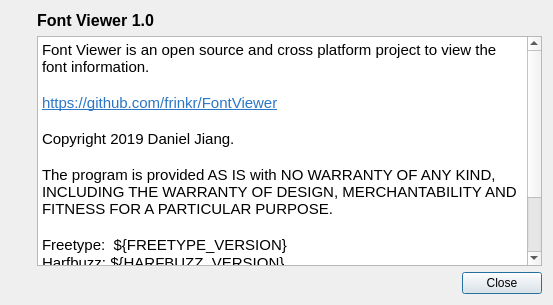
<?xml version="1.0" encoding="UTF-8"?>
<ui version="4.0">
 <class>QXAboutDialog</class>
 <widget class="QDialog" name="QXAboutDialog">
  <property name="windowModality">
   <enum>Qt::ApplicationModal</enum>
  </property>
  <property name="geometry">
   <rect>
    <x>0</x>
    <y>0</y>
    <width>553</width>
    <height>305</height>
   </rect>
  </property>
  <property name="windowTitle">
   <string>About Font Viewer</string>
  </property>
  <layout class="QHBoxLayout" name="horizontalLayout">
   <item>
    <layout class="QVBoxLayout" name="verticalLayout">
     <item>
      <widget class="QLabel" name="label_2">
       <property name="maximumSize">
        <size>
         <width>100</width>
         <height>100</height>
        </size>
       </property>
       <property name="text">
        <string/>
       </property>
       <property name="pixmap">
        <pixmap resource="QXApplication.qrc">:/images/app.png</pixmap>
       </property>
       <property name="scaledContents">
        <bool>true</bool>
       </property>
      </widget>
     </item>
     <item>
      <spacer name="verticalSpacer">
       <property name="orientation">
        <enum>Qt::Vertical</enum>
       </property>
       <property name="sizeHint" stdset="0">
        <size>
         <width>20</width>
         <height>40</height>
        </size>
       </property>
      </spacer>
     </item>
    </layout>
   </item>
   <item>
    <layout class="QVBoxLayout" name="verticalLayout_2">
     <item>
      <widget class="QLabel" name="label">
       <property name="font">
        <font>
         <pointsize>12</pointsize>
         <weight>75</weight>
         <bold>true</bold>
        </font>
       </property>
       <property name="text">
        <string>Font Viewer 1.0</string>
       </property>
      </widget>
     </item>
     <item>
      <widget class="QTextBrowser" name="textBrowser">
       <property name="html">
        <string>&lt;!DOCTYPE HTML PUBLIC &quot;-//W3C//DTD HTML 4.0//EN&quot; &quot;http://www.w3.org/TR/REC-html40/strict.dtd&quot;&gt;
&lt;html&gt;&lt;head&gt;&lt;meta name=&quot;qrichtext&quot; content=&quot;1&quot; /&gt;&lt;style type=&quot;text/css&quot;&gt;
p, li { white-space: pre-wrap; }
&lt;/style&gt;&lt;/head&gt;&lt;body style=&quot; font-family:'Cantarell'; font-size:11pt; font-weight:400; font-style:normal;&quot;&gt;
&lt;p style=&quot; margin-top:0px; margin-bottom:0px; margin-left:0px; margin-right:0px; -qt-block-indent:0; text-indent:0px;&quot;&gt;Font Viewer is an open source and cross platform project to view the font information.&lt;/p&gt;
&lt;p style=&quot;-qt-paragraph-type:empty; margin-top:0px; margin-bottom:0px; margin-left:0px; margin-right:0px; -qt-block-indent:0; text-indent:0px;&quot;&gt;&lt;br /&gt;&lt;/p&gt;
&lt;p style=&quot; margin-top:0px; margin-bottom:0px; margin-left:0px; margin-right:0px; -qt-block-indent:0; text-indent:0px;&quot;&gt;&lt;a href=&quot;https://github.com/frinkr/FontViewer&quot;&gt;&lt;span style=&quot; text-decoration: underline; color:#2a76c6;&quot;&gt;https://github.com/frinkr/FontViewer&lt;/span&gt;&lt;/a&gt;&lt;/p&gt;
&lt;p style=&quot;-qt-paragraph-type:empty; margin-top:0px; margin-bottom:0px; margin-left:0px; margin-right:0px; -qt-block-indent:0; text-indent:0px; text-decoration: underline; color:#2a76c6;&quot;&gt;&lt;br /&gt;&lt;/p&gt;
&lt;p style=&quot; margin-top:0px; margin-bottom:0px; margin-left:0px; margin-right:0px; -qt-block-indent:0; text-indent:0px;&quot;&gt;Copyright 2019 Daniel Jiang. &lt;/p&gt;
&lt;p style=&quot;-qt-paragraph-type:empty; margin-top:0px; margin-bottom:0px; margin-left:0px; margin-right:0px; -qt-block-indent:0; text-indent:0px;&quot;&gt;&lt;br /&gt;&lt;/p&gt;
&lt;p style=&quot; margin-top:0px; margin-bottom:0px; margin-left:0px; margin-right:0px; -qt-block-indent:0; text-indent:0px;&quot;&gt;The program is provided AS IS with NO WARRANTY OF ANY KIND, INCLUDING THE WARRANTY OF DESIGN, MERCHANTABILITY AND FITNESS FOR A PARTICULAR PURPOSE.&lt;/p&gt;
&lt;p style=&quot;-qt-paragraph-type:empty; margin-top:0px; margin-bottom:0px; margin-left:0px; margin-right:0px; -qt-block-indent:0; text-indent:0px;&quot;&gt;&lt;br /&gt;&lt;/p&gt;
&lt;p style=&quot; margin-top:0px; margin-bottom:0px; margin-left:0px; margin-right:0px; -qt-block-indent:0; text-indent:0px;&quot;&gt;Freetype:  ${FREETYPE_VERSION}&lt;/p&gt;
&lt;p style=&quot; margin-top:0px; margin-bottom:0px; margin-left:0px; margin-right:0px; -qt-block-indent:0; text-indent:0px;&quot;&gt;Harfbuzz: ${HARFBUZZ_VERSION}&lt;/p&gt;
&lt;p style=&quot; margin-top:0px; margin-bottom:0px; margin-left:0px; margin-right:0px; -qt-block-indent:0; text-indent:0px;&quot;&gt;ICU:  ${ICU_VERSION}&lt;/p&gt;
&lt;p style=&quot; margin-top:0px; margin-bottom:0px; margin-left:0px; margin-right:0px; -qt-block-indent:0; text-indent:0px;&quot;&gt;Boost: ${BOOST_VERSION}&lt;/p&gt;
&lt;p style=&quot; margin-top:0px; margin-bottom:0px; margin-left:0px; margin-right:0px; -qt-block-indent:0; text-indent:0px;&quot;&gt;Qt: ${QT_VERSION}&lt;/p&gt;
&lt;p style=&quot;-qt-paragraph-type:empty; margin-top:0px; margin-bottom:0px; margin-left:0px; margin-right:0px; -qt-block-indent:0; text-indent:0px;&quot;&gt;&lt;br /&gt;&lt;/p&gt;&lt;/body&gt;&lt;/html&gt;</string>
       </property>
       <property name="openExternalLinks">
        <bool>true</bool>
       </property>
      </widget>
     </item>
     <item>
      <widget class="QDialogButtonBox" name="buttonBox">
       <property name="standardButtons">
        <set>QDialogButtonBox::Close</set>
       </property>
      </widget>
     </item>
    </layout>
   </item>
  </layout>
 </widget>
 <resources>
  <include location="QXApplication.qrc"/>
 </resources>
 <connections>
  <connection>
   <sender>buttonBox</sender>
   <signal>clicked(QAbstractButton*)</signal>
   <receiver>QXAboutDialog</receiver>
   <slot>accept()</slot>
   <hints>
    <hint type="sourcelabel">
     <x>330</x>
     <y>280</y>
    </hint>
    <hint type="destinationlabel">
     <x>276</x>
     <y>152</y>
    </hint>
   </hints>
  </connection>
 </connections>
</ui>
